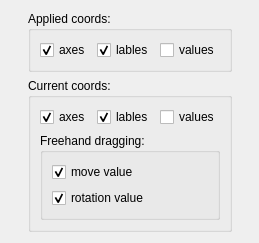
     <widget class="QWidget" name="showTab" >
      <attribute name="title" >
       <string>Show</string>
      </attribute>
      <layout class="QVBoxLayout" >
       <item>
        <layout class="QHBoxLayout" >
         <item>
          <spacer>
           <property name="orientation" >
            <enum>Qt::Horizontal</enum>
           </property>
           <property name="sizeType" >
            <enum>QSizePolicy::MinimumExpanding</enum>
           </property>
           <property name="sizeHint" >
            <size>
             <width>0</width>
             <height>20</height>
            </size>
           </property>
          </spacer>
         </item>
         <item>
          <widget class="QGroupBox" name="baseShowGroupBox" >
           <property name="title" >
            <string>Applied coords:</string>
           </property>
           <property name="checkable" >
            <bool>false</bool>
           </property>
           <layout class="QHBoxLayout" >
            <item>
             <widget class="QCheckBox" name="baseShowAxesCheckBox" >
              <property name="text" >
               <string>axes</string>
              </property>
              <property name="checked" >
               <bool>true</bool>
              </property>
             </widget>
            </item>
            <item>
             <widget class="QCheckBox" name="baseShowLabelsCheckBox" >
              <property name="text" >
               <string>lables</string>
              </property>
              <property name="checked" >
               <bool>true</bool>
              </property>
             </widget>
            </item>
            <item>
             <widget class="QCheckBox" name="baseShowValuesCheckBox" >
              <property name="text" >
               <string>values</string>
              </property>
             </widget>
            </item>
           </layout>
          </widget>
         </item>
         <item>
          <spacer>
           <property name="orientation" >
            <enum>Qt::Horizontal</enum>
           </property>
           <property name="sizeType" >
            <enum>QSizePolicy::MinimumExpanding</enum>
           </property>
           <property name="sizeHint" >
            <size>
             <width>0</width>
             <height>20</height>
            </size>
           </property>
          </spacer>
         </item>
        </layout>
       </item>
       <item>
        <layout class="QHBoxLayout" >
         <item>
          <spacer>
           <property name="orientation" >
            <enum>Qt::Horizontal</enum>
           </property>
           <property name="sizeType" >
            <enum>QSizePolicy::MinimumExpanding</enum>
           </property>
           <property name="sizeHint" >
            <size>
             <width>0</width>
             <height>20</height>
            </size>
           </property>
          </spacer>
         </item>
         <item>
          <widget class="QGroupBox" name="currentShowGroupBox" >
           <property name="sizePolicy" >
            <sizepolicy vsizetype="Preferred" hsizetype="Minimum" >
             <horstretch>0</horstretch>
             <verstretch>0</verstretch>
            </sizepolicy>
           </property>
           <property name="title" >
            <string>Current coords:</string>
           </property>
           <property name="checkable" >
            <bool>false</bool>
           </property>
           <layout class="QVBoxLayout" >
            <item>
             <layout class="QHBoxLayout" >
              <item>
               <widget class="QCheckBox" name="currentShowAxesCheckBox" >
                <property name="text" >
                 <string>axes</string>
                </property>
                <property name="checked" >
                 <bool>true</bool>
                </property>
               </widget>
              </item>
              <item>
               <widget class="QCheckBox" name="currentShowLabelsCheckBox" >
                <property name="text" >
                 <string>lables</string>
                </property>
                <property name="checked" >
                 <bool>true</bool>
                </property>
               </widget>
              </item>
              <item>
               <widget class="QCheckBox" name="currentShowValuesCheckBox" >
                <property name="text" >
                 <string>values</string>
                </property>
               </widget>
              </item>
             </layout>
            </item>
            <item>
             <layout class="QHBoxLayout" >
              <item>
               <spacer>
                <property name="orientation" >
                 <enum>Qt::Horizontal</enum>
                </property>
                <property name="sizeType" >
                 <enum>QSizePolicy::Minimum</enum>
                </property>
                <property name="sizeHint" >
                 <size>
                  <width>0</width>
                  <height>20</height>
                 </size>
                </property>
               </spacer>
              </item>
              <item>
               <widget class="QGroupBox" name="freehandShowGroupBox" >
                <property name="title" >
                 <string>Freehand dragging:</string>
                </property>
                <layout class="QVBoxLayout" >
                 <item>
                  <widget class="QCheckBox" name="moveShowCheckBox" >
                   <property name="text" >
                    <string>move value</string>
                   </property>
                   <property name="checked" >
                    <bool>true</bool>
                   </property>
                  </widget>
                 </item>
                 <item>
                  <widget class="QCheckBox" name="rotationShowCheckBox" >
                   <property name="text" >
                    <string>rotation value</string>
                   </property>
                   <property name="checked" >
                    <bool>true</bool>
                   </property>
                  </widget>
                 </item>
                </layout>
               </widget>
              </item>
              <item>
               <spacer>
                <property name="orientation" >
                 <enum>Qt::Horizontal</enum>
                </property>
                <property name="sizeType" >
                 <enum>QSizePolicy::Minimum</enum>
                </property>
                <property name="sizeHint" >
                 <size>
                  <width>0</width>
                  <height>20</height>
                 </size>
                </property>
               </spacer>
              </item>
             </layout>
            </item>
           </layout>
          </widget>
         </item>
         <item>
          <spacer>
           <property name="orientation" >
            <enum>Qt::Horizontal</enum>
           </property>
           <property name="sizeType" >
            <enum>QSizePolicy::MinimumExpanding</enum>
           </property>
           <property name="sizeHint" >
            <size>
             <width>0</width>
             <height>20</height>
            </size>
           </property>
          </spacer>
         </item>
        </layout>
       </item>
       <item>
        <spacer>
         <property name="orientation" >
          <enum>Qt::Vertical</enum>
         </property>
         <property name="sizeType" >
          <enum>QSizePolicy::MinimumExpanding</enum>
         </property>
         <property name="sizeHint" >
          <size>
           <width>237</width>
           <height>0</height>
          </size>
         </property>
        </spacer>
       </item>
      </layout>
     </widget>
